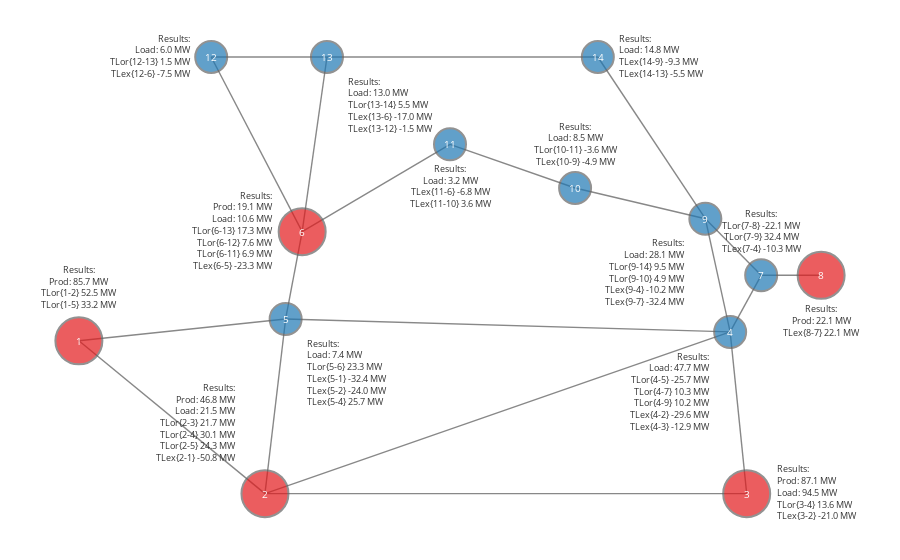

Notebook source saved alongside this figure:
### Code cell
# Please use the visualize_grid external script to display the 
# eletrical grid in the notebook.
obs = env._get_obs()
action = env.action_space.get_do_nothing_action()
grid_after_action = plot_grid(env, 
                              obs, 
                              action)

# Plot the grid
iplot(grid_after_action)

### Figure 1 — Plotly figure (JSON) as saved in the notebook; plotly's stock layout.template omitted (floating-point values rounded to 4 significant figures)
{"data": [{"hoverinfo": "none", "line": {"color": "red", "width": 6}, "mode": "lines", "type": "scatter", "uid": "93abd06b-05c9-43bb-9ee3-2cb8aae09e41", "x": [], "y": []}, {"hoverinfo": "none", "line": {"color": "#888", "width": 1.4}, "mode": "lines", "type": "scatter", "uid": "cf05044a-6554-4687-b4b6-bf639e7202de", "x": [-280, -100, null, -280, -80, null, -100, 366, null, -100, 350, null, -100, -80, null, 366, 350, null, 350, -80, null, 350, 380, null, 350, 326, null, -80, -64, null, -64, -40, null, -64, -152, null, -64, 79, null, 380, 438, null, 380, 326, null, 326, 222, null, 326, 200, null, 200, 79, null, -152, -40, null, -40, 222, null], "y": [-81, -270, null, -81, -54, null, -270, -270, null, -270, -70, null, -270, -54, null, -270, -70, null, -70, -54, null, -70, 0, null, -70, 70, null, -54, 54, null, 54, 270, null, 54, 270, null, 54, 162, null, 0, 0, null, 0, 70, null, 70, 270, null, 70, 108, null, 108, 162, null, 270, 270, null, 270, 270, null]}, {"hoverinfo": "text", "marker": {"color": ["rgb(227,26,28)", "rgb(227,26,28)", "rgb(227,26,28)", "rgb(31,120,180)", "rgb(31,120,180)", "rgb(227,26,28)", "rgb(31,120,180)", "rgb(227,26,28)", "rgb(31,120,180)", "rgb(31,120,180)", "rgb(31,120,180)", "rgb(31,120,180)", "rgb(31,120,180)", "rgb(31,120,180)"], "line": {"color": "rgb(100,100,100)", "width": 2}, "size": [47, 47, 47, 32, 32, 47, 32, 47, 32, 32, 32, 32, 32, 32]}, "mode": "markers+text", "text": ["Results:<br>Prod: 85.7 MW<br>TLor{1-2} 52.5 MW<br>TLor{1-5} 33.2 MW", "Results:<br>Prod: 46.8 MW<br>Load: 21.5 MW<br>TLor{2-3} 21.7 MW<br>TLor{2-4} 30.1 MW<br>TLor{2-5} 24.3 MW<br>TLex{2-1} -50.8 MW", "Results:<br>Prod: 87.1 MW<br>Load: 94.5 MW<br>TLor{3-4} 13.6 MW<br>TLex{3-2} -21.0 MW", "Results:<br>Load: 47.7 MW<br>TLor{4-5} -25.7 MW<br>TLor{4-7} 10.3 MW<br>TLor{4-9} 10.2 MW<br>TLex{4-2} -29.6 MW<br>TLex{4-3} -12.9 MW", "Results:<br>Load: 7.4 MW<br>TLor{5-6} 23.3 MW<br>TLex{5-1} -32.4 MW<br>TLex{5-2} -24.0 MW<br>TLex{5-4} 25.7 MW", "Results:<br>Prod: 19.1 MW<br>Load: 10.6 MW<br>TLor{6-13} 17.3 MW<br>TLor{6-12} 7.6 MW<br>TLor{6-11} 6.9 MW<br>TLex{6-5} -23.3 MW", "Results:<br>TLor{7-8} -22.1 MW<br>TLor{7-9} 32.4 MW<br>TLex{7-4} -10.3 MW", "Results:<br>Prod: 22.1 MW<br>TLex{8-7} 22.1 MW", "Results:<br>Load: 28.1 MW<br>TLor{9-14} 9.5 MW<br>TLor{9-10} 4.9 MW<br>TLex{9-4} -10.2 MW<br>TLex{9-7} -32.4 MW", "Results:<br>Load: 8.5 MW<br>TLor{10-11} -3.6 MW<br>TLex{10-9} -4.9 MW", "Results:<br>Load: 3.2 MW<br>TLex{11-6} -6.8 MW<br>TLex{11-10} 3.6 MW", "Results:<br>Load: 6.0 MW<br>TLor{12-13} 1.5 MW<br>TLex{12-6} -7.5 MW", "Results:<br>Load: 13.0 MW<br>TLor{13-14} 5.5 MW<br>TLex{13-6} -17.0 MW<br>TLex{13-12} -1.5 MW", "Results:<br>Load: 14.8 MW<br>TLex{14-9} -9.3 MW<br>TLex{14-13} -5.5 MW"], "textfont": {"color": "rgb(50,50,50)", "size": 9}, "textposition": ["top center", "top left", "middle right", "bottom left", "bottom right", "middle left", "top center", "bottom center", "bottom left", "top center", "bottom center", "middle left", "bottom right", "middle right"], "type": "scatter", "uid": "a259d0e5-7711-4f1c-bfd9-30d32aaed027", "x": [-280, -100, 366, 350, -80, -64, 380, 438, 326, 200, 79, -152, -40, 222], "y": [-81, -270, -270, -70, -54, 54, 0, 0, 70, 108, 162, 270, 270, 270]}], "layout": {"annotations": [{"font": {"color": "rgb(255,255,255)", "size": 10}, "showarrow": false, "text": "1", "x": -280, "xref": "x", "y": -81, "yref": "y"}, {"font": {"color": "rgb(255,255,255)", "size": 10}, "showarrow": false, "text": "2", "x": -100, "xref": "x", "y": -270, "yref": "y"}, {"font": {"color": "rgb(255,255,255)", "size": 10}, "showarrow": false, "text": "3", "x": 366, "xref": "x", "y": -270, "yref": "y"}, {"font": {"color": "rgb(255,255,255)", "size": 10}, "showarrow": false, "text": "4", "x": 350, "xref": "x", "y": -70, "yref": "y"}, {"font": {"color": "rgb(255,255,255)", "size": 10}, "showarrow": false, "text": "5", "x": -80, "xref": "x", "y": -54, "yref": "y"}, {"font": {"color": "rgb(255,255,255)", "size": 10}, "showarrow": false, "text": "6", "x": -64, "xref": "x", "y": 54, "yref": "y"}, {"font": {"color": "rgb(255,255,255)", "size": 10}, "showarrow": false, "text": "7", "x": 380, "xref": "x", "y": 0, "yref": "y"}, {"font": {"color": "rgb(255,255,255)", "size": 10}, "showarrow": false, "text": "8", "x": 438, "xref": "x", "y": 0, "yref": "y"}, {"font": {"color": "rgb(255,255,255)", "size": 10}, "showarrow": false, "text": "9", "x": 326, "xref": "x", "y": 70, "yref": "y"}, {"font": {"color": "rgb(255,255,255)", "size": 10}, "showarrow": false, "text": "10", "x": 200, "xref": "x", "y": 108, "yref": "y"}, {"font": {"color": "rgb(255,255,255)", "size": 10}, "showarrow": false, "text": "11", "x": 79, "xref": "x", "y": 162, "yref": "y"}, {"font": {"color": "rgb(255,255,255)", "size": 10}, "showarrow": false, "text": "12", "x": -152, "xref": "x", "y": 270, "yref": "y"}, {"font": {"color": "rgb(255,255,255)", "size": 10}, "showarrow": false, "text": "13", "x": -40, "xref": "x", "y": 270, "yref": "y"}, {"font": {"color": "rgb(255,255,255)", "size": 10}, "showarrow": false, "text": "14", "x": 222, "xref": "x", "y": 270, "yref": "y"}], "margin": {"b": 10, "l": 5, "r": 5, "t": 10}, "showlegend": false, "xaxis": {"showgrid": false, "showticklabels": false, "zeroline": false}, "yaxis": {"showgrid": false, "showticklabels": false, "zeroline": false}}}
